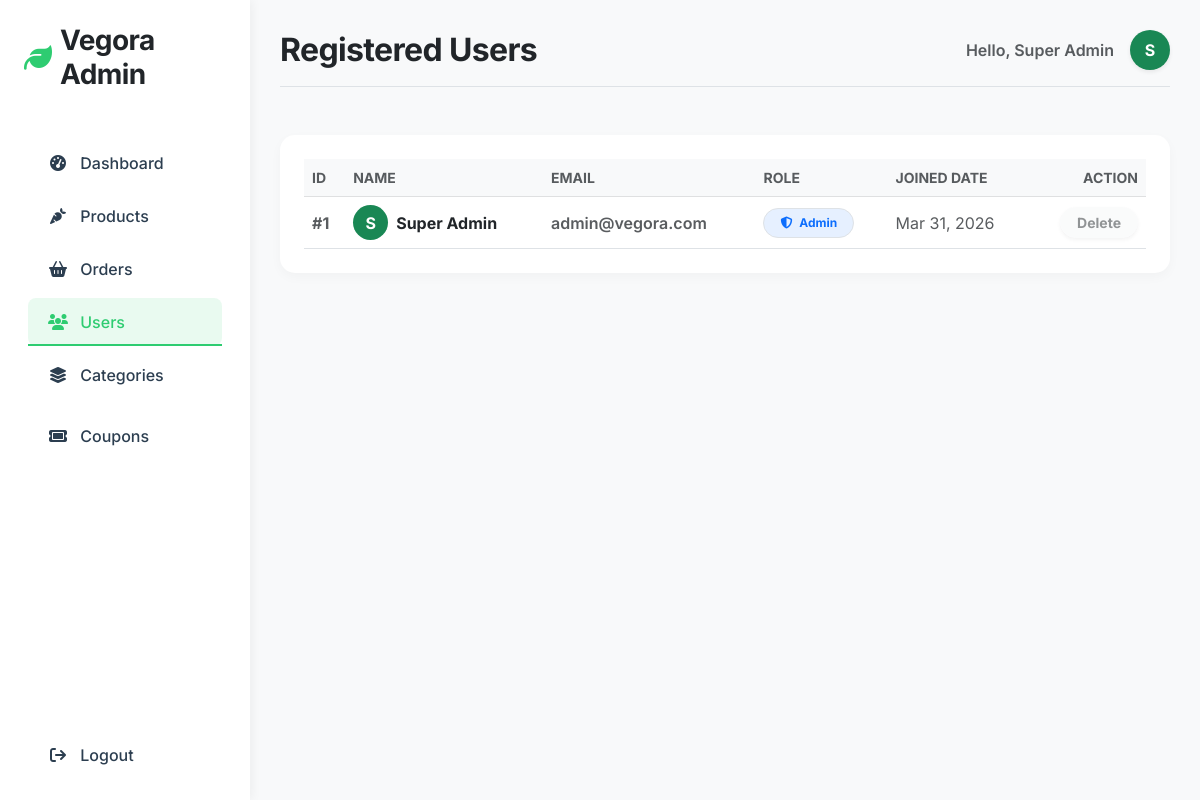
The page /admin/users.php (signed in) on the database its author committed.
### tables this page shows
CREATE TABLE IF NOT EXISTS users (
    id INT AUTO_INCREMENT PRIMARY KEY,
    name VARCHAR(100) NOT NULL,
    email VARCHAR(100) NOT NULL UNIQUE,
    password VARCHAR(255) NOT NULL,
    role ENUM('customer', 'admin') DEFAULT 'customer',
    created_at TIMESTAMP DEFAULT CURRENT_TIMESTAMP
);

### models/User.php (called while the page is built, shortened)
<?php
class User {
    private $pdo;
    public function __construct($pdo) {
        $this->pdo = $pdo;
    }
    public function getAllUsers() {
        $stmt = $this->pdo->query("SELECT id, name, email, role, created_at FROM users ORDER BY created_at DESC");
        return $stmt->fetchAll(PDO::FETCH_ASSOC);
    }
}
?>

### admin/users.php (the view, shortened to what this page needs)
<?php
require_once __DIR__ . '/../config/db.php';
require_once __DIR__ . '/../models/User.php';
$userModel = new User($pdo);
$users = $userModel->getAllUsers();
require_once __DIR__ . '/includes/header.php';
?>
  <?php require_once __DIR__ . '/includes/sidebar.php'; ?>
  <main class="main-content">
    <?php require_once __DIR__ . '/includes/topbar.php'; ?>
    <div class="card card-stat bg-white h-100 p-4">
      <div class="table-responsive">
        <table class="table table-hover align-middle mb-0">
          <thead class="table-light">
            <tr>
              <th scope="col" class="text-uppercase text-muted fw-bold small">ID</th>
              <th scope="col" class="text-uppercase text-muted fw-bold small">Name</th>
              <th scope="col" class="text-uppercase text-muted fw-bold small">Email</th>
              <th scope="col" class="text-uppercase text-muted fw-bold small">Role</th>
              <th scope="col" class="text-uppercase text-muted fw-bold small">Joined Date</th>
              <th scope="col" class="text-uppercase text-muted fw-bold small text-end">Action</th>
            </tr>
          </thead>
          <tbody>
            <?php foreach ($users as $u): ?>
            <tr>
              <td><span class="fw-bold text-muted">#<?php echo $u['id']; ?></span></td>
              <td>
                <div class="d-flex align-items-center gap-2">
                    <div class="bg-success text-white rounded-circle d-flex align-items-center justify-content-center fw-bold" style="width: 35px; height: 35px;">
                      <?php echo strtoupper(substr($u['name'], 0, 1)); ?>
                    </div>
                    <span class="fw-bold text-dark"><?php echo htmlspecialchars($u['name']); ?></span>
                </div>
              </td>
              <td><span class="text-muted fw-semibold"><?php echo htmlspecialchars($u['email']); ?></span></td>
              <td>
                <?php if ($u['role'] === 'admin'): ?>
                  <span class="badge bg-primary bg-opacity-10 text-primary border rounded-pill px-3 py-2"><i class="fa-solid fa-shield-halved me-1"></i> Admin</span>
                <?php else: ?>
                  <span class="badge bg-light text-dark border rounded-pill px-3 py-2">Customer</span>
                <?php endif; ?>
              </td>
              <td><span class="text-muted"><?php echo date('M d, Y', strtotime($u['created_at'])); ?></span></td>
              <td class="text-end">
                <?php if ($u['role'] === 'admin'): ?>
                   <button class="btn btn-sm btn-light text-muted rounded-pill shadow-sm px-3 fw-bold disabled">Delete</button>
                <?php endif; ?>
              </td>
            </tr>
            <?php endforeach; ?>
          </tbody>
        </table>
      </div>
    </div>
  </main>
</body>
</html>

### css/style.css (style rules this page uses)
:root { --vegi-green: #2ecc71; --vegi-green-hover: #27ae60; --vegi-light: #f8f9fa; --vegi-dark: #2c3e50; --vegi-shadow: 0 8px 24px rgba(0, 0, 0, 0.06); --vegi-shadow-hover: 0 16px 32px rgba(0, 0, 0, 0.12); --vegi-radius: 20px; --vegi-radius-sm: 10px; }
body { font-family: 'Inter', system-ui, -apple-system, sans-serif; background-color: #ffffff; color: var(--vegi-dark); -webkit-font-smoothing: antialiased; }

### admin/includes/header.php (style rules this page uses)
:root { --vegi-green: #2ecc71; --sidebar-width: 250px; }
body { font-family: 'Inter', sans-serif; background-color: #f8f9fa; }
.main-content { margin-left: var(--sidebar-width); padding: 30px; }
.card-stat { border: none; border-radius: 15px; box-shadow: 0 4px 12px rgba(0,0,0,0.03); }

### rows shown on the page
users: id "1", name "S", name "Super Admin", email "admin@vegora.com", role "admin" (drawn), created_at "Mar 31, 2026"

### other values the page prints
$pageHeader "Registered Users"
$_SESSION['user_name'] "Super Admin"
substr($_SESSION['user_name'] ?? 'A', 0, 1) "S"
